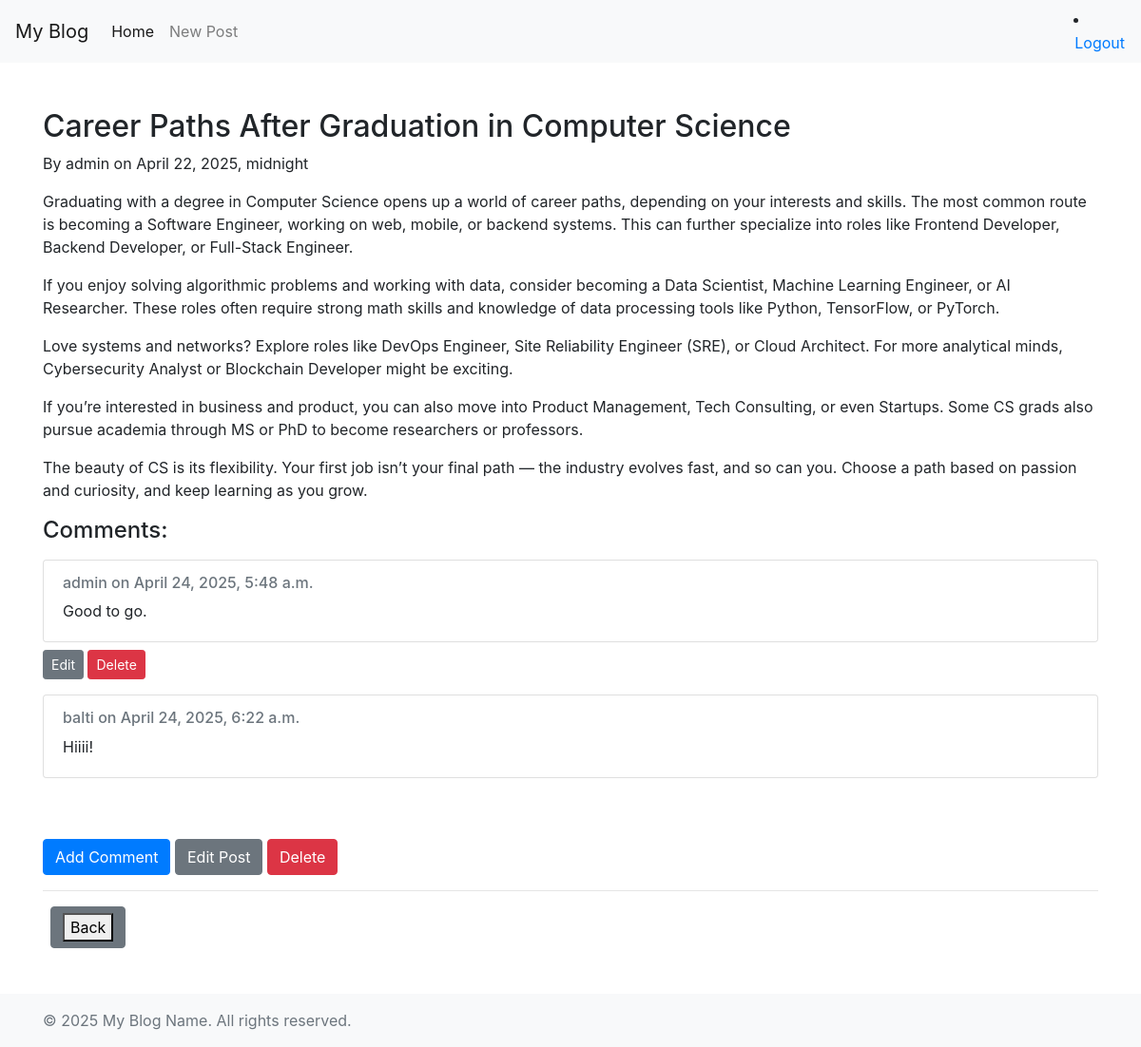
/post/9/ (signed in), run on the app's committed database.
### blog/models.py (models this page shows, shortened)
class Post(models.Model):
    author = models.ForeignKey(settings.AUTH_USER_MODEL, on_delete=models.CASCADE)
    title = models.CharField(max_length=200)
    text = models.TextField()
    created_date = models.DateTimeField(default=timezone.now)
    published_date = models.DateTimeField(null=True, blank=True)

class Comment(models.Model):
    post = models.ForeignKey(Post, related_name='comments', on_delete=models.CASCADE)
    author = models.ForeignKey(User, on_delete=models.CASCADE)
    text = models.TextField()
    created_date = models.DateTimeField(default=timezone.now)

### blog/views.py (the view)
# urls.py: path("post/<int:pk>/", views.post_detail, name='post_detail'),
@login_required
def post_detail(request, pk):
    post = get_object_or_404(Post, pk=pk)  # Get the post or return 404 if not found
    post.text = md.markdown(post.text)     # Convert Markdown to HTML
    comments = post.comments.all()         # Get all comments linked to the post
    return render(request, 'blog/post_detail.html', {'post': post, 'comments': comments})

### blog/templates/blog/post_detail.html (shortened to what this page needs)
{% extends "blog/base.html" %}
{% block content %}
<h2>{{ post.title }}</h2>
<p>By {{ post.author.username }} on {{ post.published_date }}</p>
<p>{{ post.text|safe }}</p>
<h4>Comments:</h4>
{% for comment in comments %}
    <div class="card mt-3">
        <div class="card-body">
            <h6 class="card-subtitle mb-2 text-muted">{{ comment.author }} on {{ comment.created_date }}</h6>
            <p class="card-text">{{ comment.text }}</p>
        </div>
    </div>
    {% if comment.author == user %}
    <a href="{% url 'blog:edit_comment' comment.pk %}" class="btn btn-sm btn-secondary mt-2">Edit</a>
    <form action="{% url 'blog:delete_comment' comment.pk %}" method="post" style="display:inline;">
        <button type="submit" class="btn btn-sm btn-danger mt-2">Delete</button>
    </form>
    {% endif %}
{% empty %}
    <p>No comments yet. Be the first to comment!</p>
{% endfor %}
    <br><br>
{% if user.is_authenticated %}
    <a href="{% url 'blog:add_comment' post.pk %}" class="btn btn-primary mt-3">Add Comment</a>
{% endif %}
{% if user == post.author %}
    <a href="{% url 'blog:post_edit' post.pk %}" class="btn btn-secondary mt-3">Edit Post</a>
    <form action="{% url 'blog:post_delete' post.pk %}" method="post" style="display:inline;">
        <button type="submit" class="btn btn-danger mt-3">Delete</button>
    </form>
{% endif %}
<hr>
<a href="{% url 'blog:post_list' %}" class="btn btn-secondary ml-2"><button type='submit'>Back</button></a>
{% endblock %}

### data on the page
Post: title "Career Paths After Graduation in Computer Science", author.username "admin", published_date "April 22, 2025, midnight", text "Graduating with a degree in Computer Science opens up a world of career paths, depending on your interests and skills. The most common route is becoming a Software Engineer, working on web, mobile, or backend systems. This can further specialize into roles like Frontend Developer, Backend Developer, or Full-Stack Engineer. If you enjoy solving algorithmic problems and working with data, consider becoming a Data Scientist, Machine Learning Engineer, or AI Researcher. These roles often require strong math skills and knowledge of data processing tools like Python, TensorFlow, or PyTorch. Love systems and networks? Explore roles like DevOps Engineer, Site Reliability Engineer (SRE), or Cloud…"
Comment: author "admin", created_date "April 24, 2025, 5:48 a.m.", text "Good to go.", shows "Edit"
Comment: author "balti", created_date "April 24, 2025, 6:22 a.m.", text "Hiiii!"
